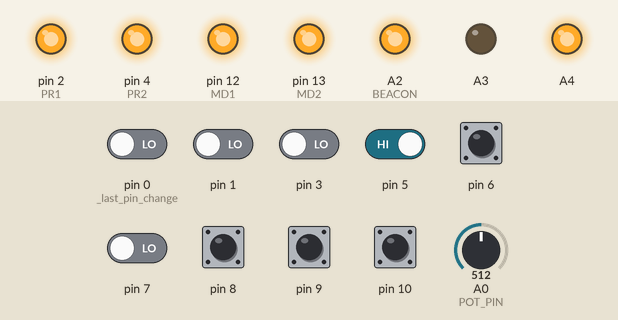
Recording of a sketch running on a simulated Arduino Uno, built with avr-gcc and run on an emulated ATmega328P. Shown: output pins drawn as LEDs (lit = HIGH). Dashed ring = blinking. The inputs (shaded band) are chosen by the test bench; at power-on: pin 5, pin 6, pin 8–10 HIGH, pin 0 (_last_pin_change), pin 1, pin 3, pin 7 LOW, A0 (POT_PIN) = 512. EEPROM starts erased; pins used as bus, display or sensor lines are not drawn.

Above: at 1.2 s.
1.3 s: pin 8 pulled LOW for 0.15 s
At 2.6 s:
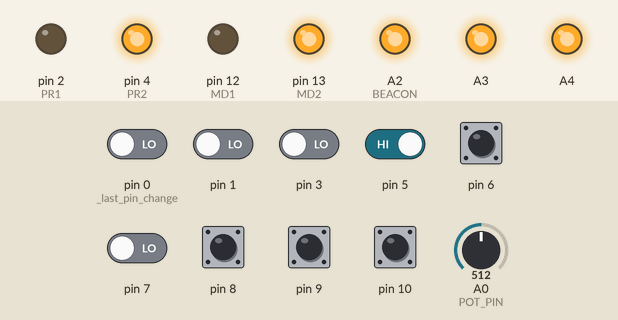
2.9 s: pin 10 pulled LOW for 0.15 s
At 3.33 s:
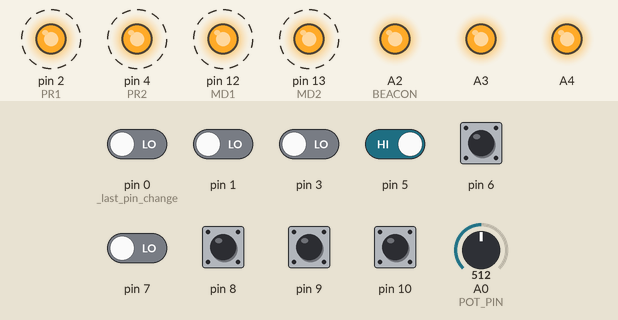
5.9 s: pin 9 pulled LOW for 0.15 s
At 7.2 s:
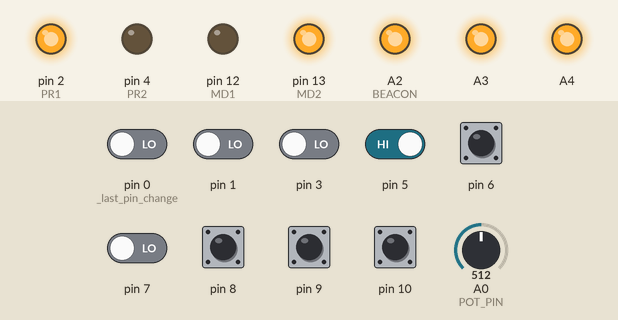
7.5 s: pin 8 pulled LOW for 1 s
At 9.6 s:
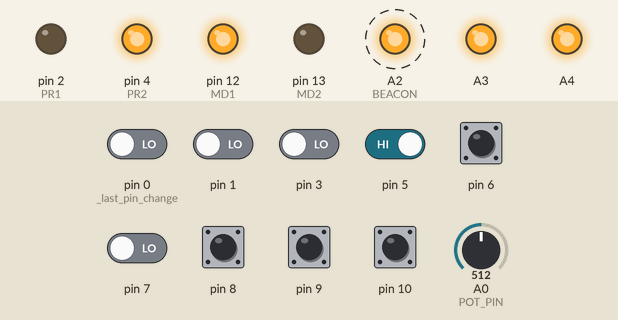
11.3 s: pin 9 pulled LOW for 1 s
At 13.6 s:
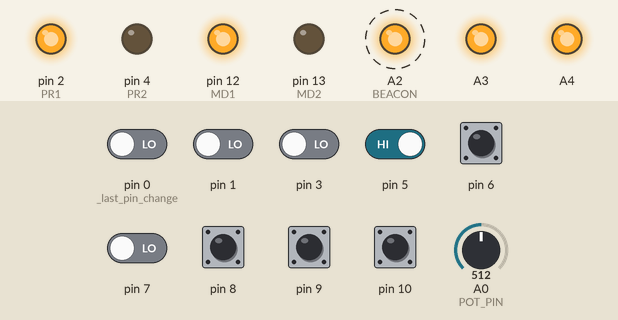
15.3 s: pin 5 driven LOW and pin 8 driven LOW
At 17.9 s:
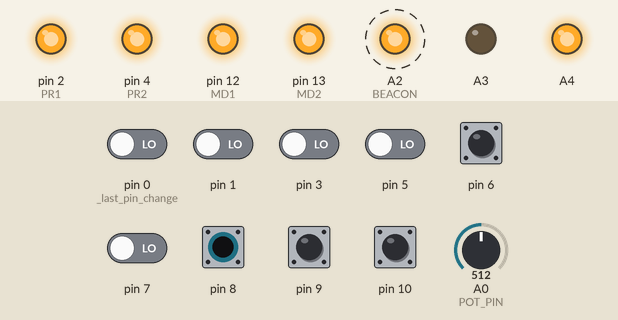
Timing chart, 0 to 19.3 s (numbered marks = the images above; inputs shaded):
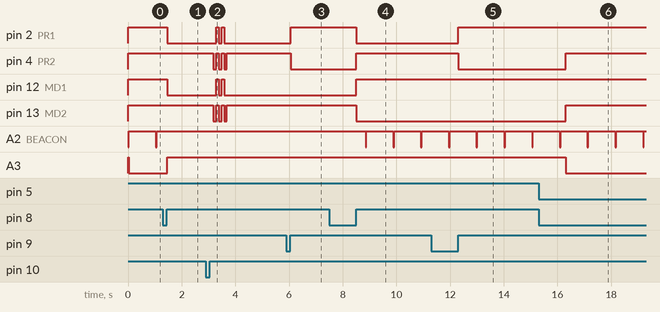

The sketch:

rc-light-board.ino
```cpp
#include <Arduino.h>
#include "common.h"
#include "settings.h"
#include "debug.h"
#include "buttons.h"
#include "servo.h"
#include "mode_leds.h"
#include "signal_leds.h"


#define POT_PIN A0


#define INACTIVITY_TIMEOUT 60000 // ms


#define SIGNAL_SW 1
#define AUX_SW 2

//#define SW1_FUNCTION SIGNAL_SW
#define SW1_FUNCTION AUX_SW

//#define PRINT_INPUTS


/* ---------- Global variables ---------- */
// Mode for state machine
Mode _mode = MODE_NORMAL;
Mode _mode_next = MODE_NORMAL;
Mode _mode_last = MODE_NORMAL;
// Device settings
Settings _settings;
// Last button press time for inactivity timeout
static uint32_t _last_button_activity = 0;
static uint32_t _last_pot_activity = 0;


/* ---------- Private Function Declarations ---------- */
void HandleButton1(bool long_press=false);
void HandleButton2(bool long_press=false);
void HandleButton3(bool long_press=false);
void HandleButtonEvent(ButtonEvent evt, uint32_t ms);
uint16_t ScaledParam(uint16_t raw, uint16_t pmin, uint16_t pmax);


/* ---------- Arduino Setup ---------- */
void setup()
{
  Debug_Init();
  Debug_Msg("Setup...");

  Debug_Msg("Loading Settings...");
  _settings = Settings_Load();

  // Initial mode
  _mode_next = _mode = _mode_last = _settings.manual_mode ? MODE_MANUAL : MODE_NORMAL;

  Debug_Msg("Buttons Init...");
  Buttons_Init();

  Debug_Msg("Servo Init...");
  Servo_Init();

  Debug_Msg("Mode LEDs Init...");
  ModeLEDs_Init();

  Debug_Msg("Signal LEDs Init...");
  SignalLEDs_Init();

  Debug_Msg("Done.");
}


/* ---------- Arduino Loop ---------- */
void loop()
{
  /* ---------- Loop Start ---------- */

  // Loop start time
  uint32_t ms = millis();

  // Update mode
  _mode_last = _mode;
  _mode = _mode_next;
  if (_mode != _mode_last)
  {
    Debug_Verbose("mode change: (%u -> %u)", _mode_last, _mode);
  }


  /* ---------- Inputs ---------- */

  // Switch Positions (Servo Signals)
  uint8_t sw1_pos=0, sw2_pos=0;
  bool sw1_active = Servo_GetPositionSW1(&sw1_pos);
  bool sw2_active = Servo_GetPositionSW2(&sw2_pos);

  // Potentiometer
  uint32_t raw = analogRead(POT_PIN);
  static uint32_t raw_last = 0;
  static uint32_t pot_val = 0;
  if (abs(raw - raw_last) > 2)
  {
    // better scaling for adjusting lower end than with linear
    pot_val = raw * raw / 1023;
    raw_last = raw;
    _last_pot_activity = ms;
  }

  // Buttons
  Buttons_Update(); // this is called here in addition to from pin change interrupts in order to not wait for btn release to trigger long hold presses
  ButtonEvent btn_evt = Buttons_GetEvent();

#ifdef PRINT_INPUTS
  static uint32_t last_input_print = 0;
  const char *active[] = {"INACTIVE","ACTIVE"};
  if (ms - last_input_print > 1000)
  {
    Debug_Msg("=== Inputs ===");
    Debug_Msg("SW1: %s, %u", active[sw1_active], sw1_pos);
    Debug_Msg("SW2: %s, %u", active[sw2_active], sw2_pos);
    Debug_Msg("POT: raw: %u, sqr: %u (0-1023)", (uint16_t)raw, (uint16_t)pot_val);
    last_input_print = ms;
  }
#endif


  /* ---------- Mode Logic ---------- */
  switch (_mode)
  {
    case MODE_NORMAL:
      _settings.manual_mode = false;
      break;
    case MODE_MANUAL:
      _settings.manual_mode = true;
      break;
    case MODE_STROBE:
      _mode_next = MODE_STROBE_PATTERN_1;
      break;
    case MODE_STROBE_PATTERN_1_ADJUSTMENT:
      _settings.strobe.spacing = ScaledParam(pot_val, STROBE_SPACE_TIME_MIN, STROBE_SPACE_TIME_MAX);
    case MODE_STROBE_PATTERN_1:
      _settings.strobe.pattern = 0;
      break;
    case MODE_STROBE_PATTERN_2_ADJUSTMENT:
      _settings.strobe.spacing = ScaledParam(pot_val, STROBE_SPACE_TIME_MIN, STROBE_SPACE_TIME_MAX);
    case MODE_STROBE_PATTERN_2:
      _settings.strobe.pattern = 1;
      break;
    case MODE_STROBE_PATTERN_3_ADJUSTMENT:
      _settings.strobe.spacing = ScaledParam(pot_val, STROBE_SPACE_TIME_MIN, STROBE_SPACE_TIME_MAX);
    case MODE_STROBE_PATTERN_3:
      _settings.strobe.pattern = 2;
      break;
    case MODE_BEACON:
      _mode_next = MODE_BEACON_ON;
      break;
    case MODE_BEACON_ON:
      break;
    case MODE_BEACON_ON_ADJUSTMENT:
      _settings.beacon.on_time = ScaledParam(pot_val, BEACON_ON_TIME_MIN, BEACON_ON_TIME_MAX);
      break;
    case MODE_BEACON_OFF:
      break;
    case MODE_BEACON_OFF_ADJUSTMENT:
      _settings.beacon.off_time = ScaledParam(pot_val, BEACON_OFF_TIME_MIN, BEACON_OFF_TIME_MAX);
      break;
    default:
      Debug_Error("Invalid Mode, set to Normal Mode.");
      _mode_next = MODE_NORMAL;
  }

  // Handle Button Events
  if (btn_evt != NO_EVENT) {
    HandleButtonEvent(btn_evt, ms);
  }

  // Handle Inactivity
  if (ms - max(_last_button_activity, _last_pot_activity) > INACTIVITY_TIMEOUT)
  {
    if (_mode != MODE_MANUAL)
    {
      Debug_Msg("INACTIVITY: going to normal mode.");
      _mode_next = MODE_NORMAL;
    }
  }


  /* ---------- Outputs ---------- */

  // Mode LEDs
  ModeLEDs_Set(_mode);

  // Switches
#if SW1_FUNCTION == SIGNAL_SW
  const uint8_t signal_sw_pos = sw1_pos;
  const bool signal_sw_active = sw1_active;
  const uint8_t aux_sw_pos = sw2_pos;
  const bool aux_sw_active = sw2_active;
#endif
#if SW1_FUNCTION == AUX_SW
  const uint8_t signal_sw_pos = sw2_pos;
  const bool signal_sw_active = sw2_active;
  const uint8_t aux_sw_pos = sw1_pos;
  const bool aux_sw_active = sw1_active;
#endif

  // Signal LEDs
  SignalLEDs_Update({
    .strobe = {
      .enabled = (
           (_mode == MODE_NORMAL && (signal_sw_pos >= 1 || !signal_sw_active))
        || (_mode == MODE_MANUAL)
        || (_mode >= MODE_STROBE && _mode < MODE_STROBE + 100)
       ),
      .times = StrobePattern(_settings.strobe.pattern, _settings.strobe.spacing)
    },
    .beacon = {
      .enabled = (
           (_mode == MODE_NORMAL && (signal_sw_pos == 2 || !signal_sw_active))
        || (_mode == MODE_MANUAL)
        || (_mode >= MODE_BEACON && _mode < MODE_BEACON + 100)
       ),
      .on_time = _settings.beacon.on_time,
      .off_time = _settings.beacon.off_time,
    },
    .aux1_on = (
         (_mode == MODE_NORMAL && (aux_sw_pos >= 1 || !aux_sw_active))
      || (_mode == MODE_MANUAL)
    ),
    .aux2_on = (
         (_mode == MODE_NORMAL && aux_sw_active && aux_sw_pos == 2)
    )
  });


  /* ---------- Loop End ---------- */

  // Delay until next cycle
  const uint8_t cycle_time_ms = 5;
  uint32_t this_loop_time = millis() - ms;
  if (this_loop_time < cycle_time_ms)
  {
    delay(cycle_time_ms - this_loop_time);
  }
}


// Handle Buttopn Event
void HandleButtonEvent(ButtonEvent evt, uint32_t ms)
{
  _last_button_activity = ms;

  Debug_Verbose("button event: %d", evt);

  switch (evt)
  {
    case BTN_1_SHORT: HandleButton1();     break;
    case BTN_1_LONG:  HandleButton1(true); break;
    case BTN_2_SHORT: HandleButton2();     break;
    case BTN_2_LONG:  HandleButton2(true); break;
    case BTN_3_SHORT: HandleButton3();     break;
    case BTN_3_LONG:  HandleButton3(true); break;
    case NO_EVENT:
    default: break;
  }
}


// Handle Button 1 Press
void HandleButton1(bool long_press)
{
  switch (_mode)
  {
    case MODE_NORMAL:
      _mode_next = long_press ? MODE_MANUAL : MODE_STROBE;
      break;
    case MODE_MANUAL:
      _mode_next = long_press ? MODE_NORMAL : MODE_STROBE;
      break;
    case MODE_STROBE:
    case MODE_STROBE_PATTERN_1:
    case MODE_STROBE_PATTERN_1_ADJUSTMENT:
    case MODE_STROBE_PATTERN_2:
    case MODE_STROBE_PATTERN_2_ADJUSTMENT:
    case MODE_STROBE_PATTERN_3:
    case MODE_STROBE_PATTERN_3_ADJUSTMENT:
      _mode_next = long_press ? MODE_NORMAL : MODE_BEACON;
      break;
    case MODE_BEACON:
    case MODE_BEACON_ON:
    case MODE_BEACON_ON_ADJUSTMENT:
    case MODE_BEACON_OFF:
    case MODE_BEACON_OFF_ADJUSTMENT:
      _mode_next = long_press ? MODE_NORMAL : MODE_STROBE;
      break;
    default:
      Debug_Error("Invalid Mode, set to Normal Mode.");
      _mode_next = MODE_NORMAL;
  }
}


// Handle Button 2 Press
void HandleButton2(bool long_press)
{
  switch (_mode)
  {
    case MODE_NORMAL:
    case MODE_MANUAL:

    // Strobe Config Mode
    case MODE_STROBE:
      break;
    case MODE_STROBE_PATTERN_1:
      _mode_next = long_press ? MODE_STROBE_PATTERN_1_ADJUSTMENT : MODE_STROBE_PATTERN_2;
      break;
    case MODE_STROBE_PATTERN_1_ADJUSTMENT:
      _mode_next = MODE_STROBE_PATTERN_1;
      break;
    case MODE_STROBE_PATTERN_2:
      _mode_next = long_press ? MODE_STROBE_PATTERN_2_ADJUSTMENT : MODE_STROBE_PATTERN_3;
      break;
    case MODE_STROBE_PATTERN_2_ADJUSTMENT:
      _mode_next = MODE_STROBE_PATTERN_2;
      break;
    case MODE_STROBE_PATTERN_3:
      _mode_next = long_press ? MODE_STROBE_PATTERN_3_ADJUSTMENT : MODE_STROBE_PATTERN_1;
      break;
    case MODE_STROBE_PATTERN_3_ADJUSTMENT:
      _mode_next = MODE_STROBE_PATTERN_3;
      break;

    // Beacon Config Mode
    case MODE_BEACON:
      break;
    case MODE_BEACON_ON:
      _mode_next = long_press ? MODE_BEACON_ON_ADJUSTMENT : MODE_BEACON_OFF;
      break;
    case MODE_BEACON_ON_ADJUSTMENT:
      _mode_next = MODE_BEACON_ON;
      break;
    case MODE_BEACON_OFF:
      _mode_next = long_press ? MODE_BEACON_OFF_ADJUSTMENT : MODE_BEACON_ON;
      break;
    case MODE_BEACON_OFF_ADJUSTMENT:
      _mode_next = MODE_BEACON_OFF;
      break;
    default:
      Debug_Error("Invalid Mode, set to Normal Mode.");
      _mode_next = MODE_NORMAL;
  }
}


// Handle Button 3 Press
void HandleButton3(bool long_press)
{
  if (long_press)
  {
    Settings_RevertToDefault();
    _settings = Settings_Load();
    for (uint8_t i=1; i<=6; i++)
    {
      delay(1000);
      ModeLEDs_SetAll(i%2);
    }
  }
  else
  {
    Settings_Save(_settings);
    for (uint8_t i=1; i<=6; i++)
    {
      delay(100);
      ModeLEDs_SetAll(i%2);
    }
  }
}


// Get scaled parameter from scaling values and raw pot value
uint16_t ScaledParam(uint16_t raw, uint16_t pmin, uint16_t pmax)
{
  uint32_t _pmin = pmin;
  uint32_t _pmax = pmax;
  uint32_t _raw = raw;

  uint32_t _scaled = (_pmax - _pmin) * _raw / 1023 + _pmin;
  uint16_t scaled = _scaled;

  return scaled;
}
```

buttons.cpp
```cpp
#include <Arduino.h>
#include "buttons.h"


// Pin Definitions
// button pins need to stay in D8-D13 otherwise pci scheme also needs to be updated (see PCI setup code and ISRs)
#define BTN_1     8
#define BTN_2     9
#define BTN_3     10


// Config
#define BTN1_LONG_HOLD 1000  // ms
#define BTN2_LONG_HOLD 1000  // ms
#define BTN3_LONG_HOLD 10000 // ms


// Button event buffer
static ButtonEvent _btn_event = NO_EVENT;


/* ---------- Private Function Declarations ---------- */
void Buttons_SendEvent(ButtonEvent evt);


/* ---------- Button Class ---------- */
// handles debouncing and short/long press identification
class Button {
  public:

    // Constructor
    Button(byte pin, ButtonEvent short_evt, ButtonEvent long_evt, uint32_t hold_time=1000, uint32_t t_debounce=10) :
    _pin(pin),
    _short_evt(short_evt),
    _long_evt(long_evt),
    _hold_time(hold_time),
    _t_debounce(t_debounce)
    {
    }

    // Initialize button pin config
    void Init()
    {
      _last_press_time = 0;
      _last_pin_change = 0;
      _long_hold = false;

      pinMode(_pin, INPUT_PULLUP);
      _pin_state = digitalRead(_pin);

      *digitalPinToPCMSK(_pin) |= bit(digitalPinToPCMSKbit(_pin)); // enable pin
      PCIFR |= bit(digitalPinToPCICRbit(_pin)); // clear any outstanding interrupt
      PCICR |= bit(digitalPinToPCICRbit(_pin)); // enable interrupt for the group
    }

    // Update button state
    // (can call from polling loop or from interrupt)
    void Update()
    {
      uint32_t ms = millis();

      // Debounce
      if (ms - _last_pin_change < _t_debounce)
      {
        return;
      }

      bool new_pin_state = digitalRead(_pin);

      // If button is being held
      if (!new_pin_state && !_pin_state)
      {
        // Send Long Hold Evt when button has been held past 'long' time
        if (ms - _last_press_time >= _hold_time && !_long_hold)
        {
          Buttons_SendEvent(_long_evt);
          _long_hold = true;
        }
      }

      // If button has a rising or falling edge
      if (new_pin_state != _pin_state)
      {
        if (new_pin_state)
        {
          // Rising Edge (RELEASE)
          if (!_long_hold)
          {
            // Send Short Hold Evt if held for less than 'long' time
            Buttons_SendEvent(_short_evt);
          }
          // Reset long hold tracker on release
          _long_hold = false;
        }
        else
        {
          // Falling Edge (PRESS)
          _last_press_time = ms;
        }

        // Update last pin change time
        _last_pin_change = ms;
      }

      // Update pin state
      _pin_state = new_pin_state;
    }

  private:
    const byte _pin;              // pin number
    const ButtonEvent _short_evt; // short button press event enum
    const ButtonEvent _long_evt;  // long button press event enum
    const uint32_t _hold_time;    // hold time for identifying short vs long hold
    const uint32_t _t_debounce;   // debounce time

    bool _pin_state;           // hold pin state
    bool _long_hold;           // button is in long hold
    uint32_t _last_press_time; // hold time of last falling edge (button press)
    uint32_t _last_pin_change; // hold time of last pin change
};


// Buttons Array
#define NUM_BTNS (sizeof(btns)/sizeof(Button))
Button btns[] = {
  Button(BTN_1, BTN_1_SHORT, BTN_1_LONG, BTN1_LONG_HOLD),
  Button(BTN_2, BTN_2_SHORT, BTN_2_LONG, BTN2_LONG_HOLD),
  Button(BTN_3, BTN_3_SHORT, BTN_3_LONG, BTN3_LONG_HOLD)
};


/* ---------- Interrupts ---------- */

// Port B (D8-D13) Pin Change Interrupt
ISR (PCINT0_vect)
{
  Buttons_Update();
}


/* ---------- Public Function Definitions ---------- */

// Initalize Button pins
void Buttons_Init()
{
  // Initialize button pin inputs
  for (uint8_t i=0; i<NUM_BTNS; i++)
  {
    btns[i].Init();
  }
}


// Update Button statuses
void Buttons_Update()
{
  for (uint8_t i=0; i<NUM_BTNS; i++)
  {
    btns[i].Update();
  }
}


// Sent Button Event
void Buttons_SendEvent(ButtonEvent evt)
{
  _btn_event = evt;
}


// Get Button Event
ButtonEvent Buttons_GetEvent()
{
  ButtonEvent evt = _btn_event;

  // Clear event
  _btn_event = NO_EVENT;

  return evt;
}
```

buttons.h
```cpp
#ifndef __BUTTONS_H
#define __BUTTONS_H


#include <Arduino.h>
#include "common.h"


// Button Event Enum
enum ButtonEvent {
  NO_EVENT = 0,
  BTN_1_SHORT,
  BTN_1_LONG,
  BTN_2_SHORT,
  BTN_2_LONG,
  BTN_3_SHORT,
  BTN_3_LONG,
};


/* ---------- Public Function Declarations ---------- */
void Buttons_Init();
void Buttons_Update();
ButtonEvent Buttons_GetEvent();


#endif
```

common.h
```cpp
#ifndef __COMMON_H
#define __COMMON_H


#pragma GCC diganostic warning "-Wall"
// -Wswitch-enum is helpful to ensure any new modes that get added are handled everywhere
#pragma GCC diagnostic warning "-Wswitch-enum"


#endif
```

debug.h
```cpp
#ifndef __DEBUG_H
#define __DEBUG_H


#include <Arduino.h>
#include "common.h"


#ifndef DEBUG_LEVEL
#define DEBUG_LEVEL 0 // 0=disabled, 1=errors only, 2=normal, 3=verbose
#endif


static char buf[160] = "";


static void Debug_Init() {
#if DEBUG_LEVEL > 0
  Serial.begin(115200);
#endif
}


static void Debug_Error(const char *fmt, ...)
{
#if DEBUG_LEVEL >= 1
  va_list pargs;
  va_start(pargs, fmt);
  vsnprintf(buf, sizeof(buf), fmt, pargs);
  va_end(pargs);

  Serial.print("Error: ");
  Serial.println(buf);
#endif
}


static void Debug_Msg(const char *fmt, ...)
{
#if DEBUG_LEVEL >= 2
  va_list pargs;
  va_start(pargs, fmt);
  vsnprintf(buf, sizeof(buf), fmt, pargs);
  va_end(pargs);

  Serial.println(buf);
#endif
}


static void Debug_Verbose(const char *fmt, ...)
{
#if DEBUG_LEVEL >= 3
  va_list pargs;
  va_start(pargs, fmt);
  vsnprintf(buf, sizeof(buf), fmt, pargs);
  va_end(pargs);

  Serial.println(buf);
#endif
}


#endif
```

mode_leds.cpp
```cpp
#include "mode_leds.h"


// Pin Definitions
#define MD1 12
#define MD2 13
#define PR1 2
#define PR2 4


// Config
#define PR_LED_BLINK_PERIOD 500 // ms


/* ---------- Private Function Definitions ---------- */

// Set Mode LEDs
void MD_Set(bool md1, bool md2)
{
  digitalWrite(MD1, md1 ? LOW : HIGH);
  digitalWrite(MD2, md2 ? LOW : HIGH);
}


// Set Parameter LEDs
void PR_Set(bool pr1, bool pr2)
{
  digitalWrite(PR1, pr1 ? LOW : HIGH);
  digitalWrite(PR2, pr2 ? LOW : HIGH);
}


/* ---------- Public Function Definitions ---------- */

// Initalize Mode LEDs
void ModeLEDs_Init()
{
  // Mode LEDS MD1, MD2
  pinMode(MD1, OUTPUT);
  digitalWrite(MD1, HIGH);
  pinMode(MD2, OUTPUT);
  digitalWrite(MD2, HIGH);
  // Mode Parameter LEDS PR1, PR2
  pinMode(PR1, OUTPUT);
  digitalWrite(PR1, HIGH);
  pinMode(PR2, OUTPUT);
  digitalWrite(PR2, HIGH);
}


// Set Mode LEDs for current mode
void ModeLEDs_Set(Mode mode)
{
  bool pr_blink = (millis() / PR_LED_BLINK_PERIOD) % 2;

  // Set Mode LEDs
  if (mode >= MODE_NORMAL && mode < MODE_NORMAL + 100)
  {
    MD_Set(0, 0);
    PR_Set(0, 0);
  }
  else if (mode >= MODE_MANUAL && mode < MODE_MANUAL + 100)
  {
    MD_Set(1, 1);
    PR_Set(0, 0);
  }
  else if (mode >= MODE_STROBE && mode < MODE_STROBE + 100)
  {
    MD_Set(1, 0);
    if      (mode == MODE_STROBE_PATTERN_1)             { PR_Set(1, 0); }
    else if (mode == MODE_STROBE_PATTERN_2)             { PR_Set(0, 1); }
    else if (mode == MODE_STROBE_PATTERN_3)             { PR_Set(1, 1); }
    else if (mode == MODE_STROBE_PATTERN_1_ADJUSTMENT)  { PR_Set(pr_blink, 0); }
    else if (mode == MODE_STROBE_PATTERN_2_ADJUSTMENT)  { PR_Set(0, pr_blink); }
    else if (mode == MODE_STROBE_PATTERN_3_ADJUSTMENT)  { PR_Set(pr_blink, pr_blink); }
    else                                                { PR_Set(0, 0); }
  }
  else if (mode >= MODE_BEACON && mode < MODE_BEACON + 100)
  {
    MD_Set(0, 1);
    if      (mode == MODE_BEACON_ON)              { PR_Set(1, 0); }
    else if (mode == MODE_BEACON_OFF)             { PR_Set(0, 1); }
    else if (mode == MODE_BEACON_ON_ADJUSTMENT)   { PR_Set(pr_blink, 0); }
    else if (mode == MODE_BEACON_OFF_ADJUSTMENT)  { PR_Set(0, pr_blink); }
    else                                          { PR_Set(0, 0); }
  }
}


// Set all mode LEDs
// used to override normal display
void ModeLEDs_SetAll(bool on)
{
  MD_Set(on, on);
  PR_Set(on, on);
}
```

Source omitted: mode_leds.h (637 bytes), servo.cpp (3726 bytes), servo.h (382 bytes), signal_leds.cpp (2070 bytes), signal_leds.h (1051 bytes), settings.cpp (1954 bytes), settings.h (1033 bytes)

Measured:
- after the input at 1.3 s, pin 2 (PR1), pin 12 (MD1): HIGH → LOW after 0.16 s; A2 (BEACON): stays HIGH (without the input it goes to LOW after 0.77 s); A3: LOW → HIGH after 0.16 s
- after the input at 2.9 s, pin 2 (PR1), pin 12 (MD1): alternates HIGH for 0.10 s and LOW for 0.10 s, 4 changes in all, then stays LOW, starting after 0.38 s; pin 4 (PR2), pin 13 (MD2): alternates HIGH for 0.10 s and LOW for 0.10 s, 6 changes in all, then stays HIGH, starting after 0.28 s
- after the input at 5.9 s, pin 2 (PR1): LOW → HIGH after 0.16 s; pin 4 (PR2): HIGH → LOW after 0.16 s
- after the input at 7.5 s, pin 2 (PR1), pin 13 (MD2): HIGH → LOW after 1.0 s; pin 4 (PR2), pin 12 (MD1): LOW → HIGH after 1.0 s; A2 (BEACON): alternates HIGH for 1.0 s and LOW for 0.03 s, starting after 1.3 s
- after the input at 11.3 s, pin 2 (PR1): LOW → HIGH after 1.0 s; pin 4 (PR2): HIGH → LOW after 1.0 s
- after the input at 15.3 s, pin 4 (PR2), pin 13 (MD2): LOW → HIGH after 1.0 s; A3: HIGH → LOW after 1.0 s
